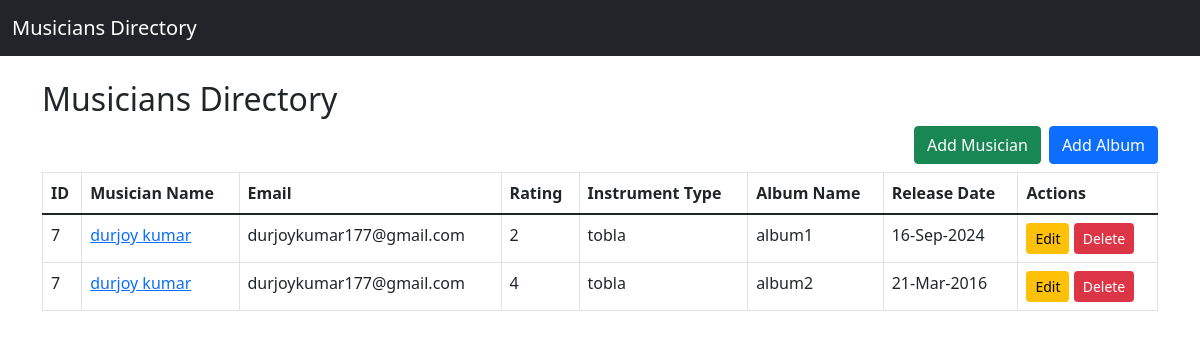
Before: / with the older database file.
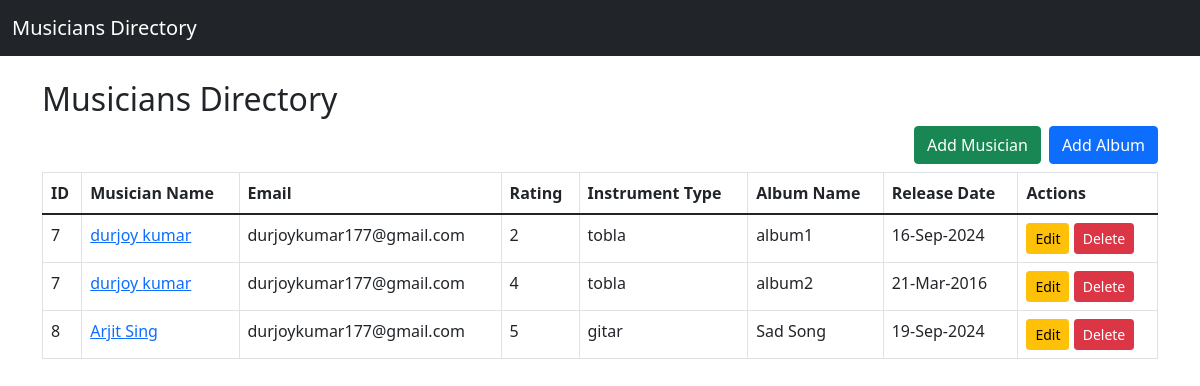
After: the same page with the newer database file.
### musicians/models.py (models this page shows, shortened)
class Musician(models.Model):
    first_name = models.CharField(max_length=100)
    last_name = models.CharField(max_length=100)
    email = models.EmailField()
    phone_number = models.CharField(max_length=15)
    instrument_type = models.CharField(max_length=100)

### albums/models.py (models this page shows, shortened)
class Album(models.Model):
    musician = models.ForeignKey(Musician, on_delete=models.CASCADE)
    album_name = models.CharField(max_length=100)
    release_date = models.DateField()
    rating = models.IntegerField(choices=[(i, str(i)) for i in range(1, 6)])

### practiceDay_2/views.py (the view)
# urls.py: 2. Add a URL to urlpatterns:  path('', views.home, name='home')
def home(request):
    musicians = Musician.objects.all()
    return render(request, 'home.html', {'musicians': musicians})

### templates/home.html (shortened to what this page needs)
{% extends 'base.html' %}
{% block content %}
<h2>Musicians Directory</h2>
<div class="d-flex justify-content-end mb-2">
    <a href="{% url 'add_musician' %}" class="btn btn-success">Add Musician</a>
    <a href="{% url 'add_album' %}" class="btn btn-primary ms-2">Add Album</a>
</div>
<table class="table table-bordered">
    <thead>
        <tr>
            <th>ID</th>
            <th>Musician Name</th>
            <th>Email</th>
            <th>Rating</th>
            <th>Instrument Type</th>
            <th>Album Name</th>
            <th>Release Date</th>
            <th>Actions</th>
        </tr>
    </thead>
    <tbody>
        {% for musician in musicians %}
    {% if musician.album_set.all %}
        {% for album in musician.album_set.all %}
            <tr>
                <td>{{ musician.id }}</td>
                <td><a href="{% url 'edit_musician' musician.id %}">{{ musician.first_name }} {{ musician.last_name }}</a></td>
                <td>{{ musician.email }}</td>
                <td>{{ album.rating }}</td>
                <td>{{ musician.instrument_type }}</td>
                <td>{{ album.album_name }}</td>
                <td>{{ album.release_date|date:"d-M-Y" }}</td>
                <td>
                    <a href="{% url 'edit_album' album.id %}" class="btn btn-sm btn-warning">Edit</a>
                    <a href="{% url 'delete_musician' album.id %}" class="btn btn-sm btn-danger">Delete</a>
                </td>
            </tr>
        {% endfor %}
    {% endif %}
{% endfor %}
    </tbody>
</table>
{% endblock %}

### templates/base.html (shortened to what this page needs)
<!DOCTYPE html>
<html lang="en">
<head>
    <link href="https://cdn.jsdelivr.net/npm/bootstrap@5.1.3/dist/css/bootstrap.min.css" rel="stylesheet">
</head>
<body>
    <nav class="navbar navbar-expand-lg navbar-dark bg-dark">
        <div class="container-fluid">
            <a class="navbar-brand" href="{% url 'homepage' %}">Musicians Directory</a>
        </div>
    </nav>
    <div class="container mt-4">
        {% block content %}{% endblock %}
    </div>
</body>
</html>

Changed rows visible on the page:
added Musician: id "8", first_name "Arjit", last_name "Sing", email "durjoykumar177@gmail.com", instrument_type "gitar"
added Album: rating "5", album_name "Sad Song", release_date "19-Sep-2024"
